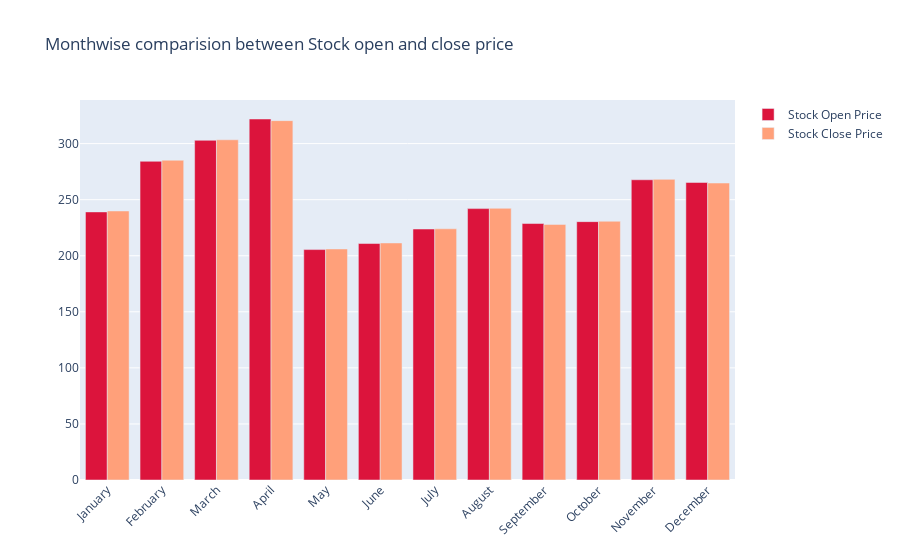

Write notebook code for a chart like this one.
### Code cell
# Monthwise comparision between Stock open and close price

fig = go.Figure()

fig.add_trace(go.Bar(
    x=monthvise.index,
    y=monthvise['Open'],
    name='Stock Open Price',
    marker_color='crimson'
))
fig.add_trace(go.Bar(
    x=monthvise.index,
    y=monthvise['Close'],
    name='Stock Close Price',
    marker_color='lightsalmon'
))

fig.update_layout(barmode='group', xaxis_tickangle=-45, 
                  title='Monthwise comparision between Stock open and close price')
fig.show()

### Figure 1 — Plotly figure (JSON) as saved in the notebook; plotly's stock layout.template omitted (floating-point values rounded to 4 significant figures)
{"data": [{"marker": {"color": "crimson"}, "name": "Stock Open Price", "type": "bar", "x": ["January", "February", "March", "April", "May", "June", "July", "August", "September", "October", "November", "December"], "y": [239.1, 284.2, 303.0, 322.0, 205.5, 210.9, 223.8, 242.0, 228.7, 230.4, 267.8, 265.4]}, {"marker": {"color": "lightsalmon"}, "name": "Stock Close Price", "type": "bar", "x": ["January", "February", "March", "April", "May", "June", "July", "August", "September", "October", "November", "December"], "y": [239.9, 285.2, 303.4, 320.5, 206.0, 211.4, 224.0, 242.3, 228.0, 230.8, 268.1, 264.9]}], "layout": {"barmode": "group", "title": {"text": "Monthwise comparision between Stock open and close price"}, "xaxis": {"tickangle": -45}}}
